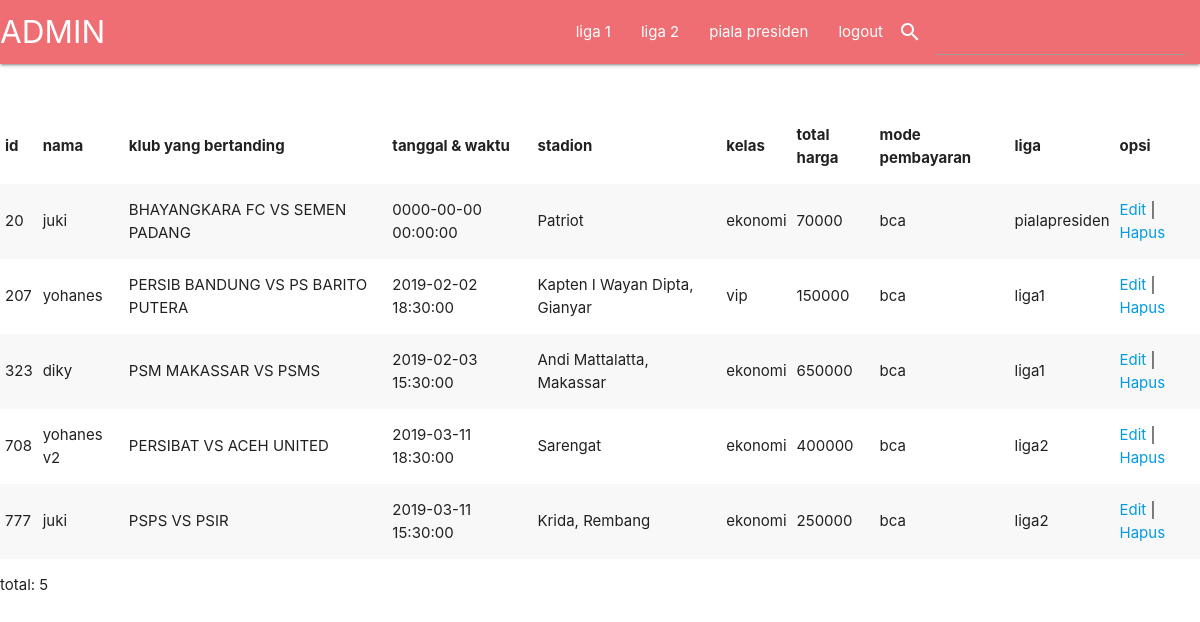
Page /halaman_admin.php on the committed database.
### tables this page shows
CREATE TABLE `pemesanan` (
  `id` char(16) NOT NULL,
  `nama` varchar(100) NOT NULL,
  `klub_b` varchar(100) NOT NULL,
  `tanggal` datetime NOT NULL,
  `stadion` varchar(100) NOT NULL,
  `kelas` varchar(20) NOT NULL,
  `total` varchar(100) NOT NULL,
  `pembayaran` varchar(20) NOT NULL,
  `liga` varchar(100) NOT NULL
);

### halaman_admin.php (the view, shortened to what this page needs)
<?php include 'koneksi.php'; ?>
<!DOCTYPE html>
<html>
<link rel="stylesheet"href="https://cdnjs.cloudflare.com/ajax/libs/materialize/1.0.0/css/materialize.min.css">
<head>
</head>
<body>
<form method="post" action="cari.php">
 <nav>
    <div class="nav-wrapper">
      <a href="halaman_admin.php" class="brand-logo">ADMIN</a>
      <ul id="nav-mobile" class="right hide-on-med-and-down">
        <li><a href="halaman_admin1.php">liga 1</a></li>&emsp;
        <li><a href="halaman_admin2.php">liga 2</a></li>
        <li><a href="halaman_admin3.php">piala presiden</a></li>
        <li><a href="logout.php">logout</a></li>
        <i class="small material-icons left" >search</i>
         <li class="input-field"><input type="text" name="cari" required>
         </li>
      </ul>
    </div>
  </nav>
</form></br></br>
    <table class="striped">
    <thead>
    <tr>
        <th>id</th>
        <th>nama</th>
        <th>klub yang bertanding</th>
        <th>tanggal & waktu</th>
        <th>stadion</th>
        <th>kelas</th>
        <th>total harga</th>
        <th>mode pembayaran</th>
        <th>liga</th>
        <th>opsi</th>
    </tr>
    </thead>
    <tbody>
        <?php
        $sql = "SELECT * FROM pemesanan";
        $query = mysqli_query($koneksi, $sql);
        while($data = mysqli_fetch_array($query)){
            echo "<tr>";
            echo "<td>".$data['id']."</td>";
            echo "<td>".$data['nama']."</td>";
            echo "<td>".$data['klub_b']."</td>";
            echo "<td>".$data['tanggal']."</td>";
            echo "<td>".$data['stadion']."</td>";
            echo "<td>".$data['kelas']."</td>";
            echo "<td>".$data['total']."</td>";
            echo "<td>".$data['pembayaran']."</td>";
            echo "<td>".$data['liga']."</td>";
            echo "<td>";
            echo "<a href='edit_admin.php?id=".$data['id']."'>Edit</a> | ";
            echo "<a href='hapus.php?id=".$data['id']."'>Hapus</a>";
            echo "</td>";
            echo "</tr>";
        }
        ?>
    </tbody>
    </table>
    <p>total: <?php echo mysqli_num_rows($query) ?> </p>
</body>
</html>

### rows in the picture
pemesanan: id "20", nama "juki", klub_b "BHAYANGKARA FC VS SEMEN PADANG", tanggal "0000-00-00 00:00:00", stadion "Patriot", kelas "ekonomi", total "70000", pembayaran "bca", liga "pialapresiden"
pemesanan: id "207", nama "yohanes", klub_b "PERSIB BANDUNG VS PS BARITO PUTERA", tanggal "2019-02-02 18:30:00", stadion "Kapten I Wayan Dipta, Gianyar", kelas "vip", total "150000", pembayaran "bca", liga "liga1"
pemesanan: id "323", nama "diky", klub_b "PSM MAKASSAR VS PSMS", tanggal "2019-02-03 15:30:00", stadion "Andi Mattalatta, Makassar", kelas "ekonomi", total "650000", pembayaran "bca", liga "liga1"
pemesanan: id "708", nama "yohanes v2", klub_b "PERSIBAT VS ACEH UNITED", tanggal "2019-03-11 18:30:00", stadion "Sarengat", kelas "ekonomi", total "400000", pembayaran "bca", liga "liga2"
pemesanan: id "777", nama "juki", klub_b "PSPS VS PSIR", tanggal "2019-03-11 15:30:00", stadion "Krida, Rembang", kelas "ekonomi", total "250000", pembayaran "bca", liga "liga2"

### other values in the picture
mysqli_num_rows($query) "5"
